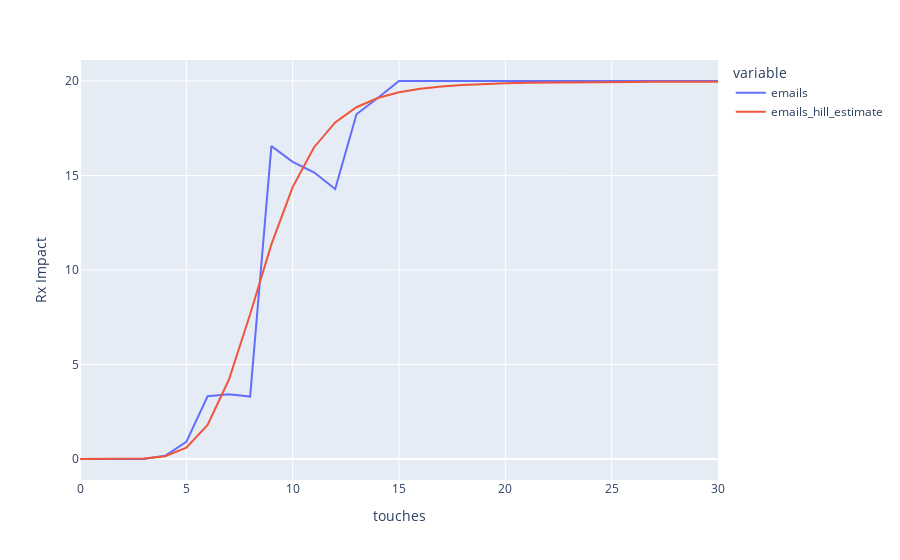

The code cell stored with this chart in its notebook:
### Code cell
response_curves.plot(channel1['resp_df'], 'touches', ['emails', 'emails_hill_estimate'])

### Figure 1 — Plotly figure (JSON) as saved in the notebook; plotly's stock layout.template omitted (floating-point values rounded to 4 significant figures)
{"data": [{"hovertemplate": "variable=emails<br>touches=%{x}<br>value=%{y}<extra></extra>", "legendgroup": "emails", "line": {"color": "#636efa", "dash": "solid"}, "marker": {"symbol": "circle"}, "mode": "lines", "name": "emails", "orientation": "v", "showlegend": true, "type": "scatter", "x": [0, 1, 2, 3, 4, 5, 6, 7, 8, 9, 10, 11, 12, 13, 14, 15, 16, 17, 18, 19, 20, 21, 22, 23, 24, 25, 26, 27, 28, 29, 30], "xaxis": "x", "y": [0, 0, 0, 0, 0.172, 0.9083, 3.321, 3.423, 3.302, 16.55, 15.72, 15.17, 14.28, 18.24, 19.1, 20.0, 20.0, 20.0, 20.0, 20.0, 20.0, 20.0, 20.0, 20.0, 20.0, 20.0, 20.0, 20.0, 20.0, 20.0, 20.0], "yaxis": "y"}, {"hovertemplate": "variable=emails_hill_estimate<br>touches=%{x}<br>value=%{y}<extra></extra>", "legendgroup": "emails_hill_estimate", "line": {"color": "#EF553B", "dash": "solid"}, "marker": {"symbol": "circle"}, "mode": "lines", "name": "emails_hill_estimate", "orientation": "v", "showlegend": true, "type": "scatter", "x": [0, 1, 2, 3, 4, 5, 6, 7, 8, 9, 10, 11, 12, 13, 14, 15, 16, 17, 18, 19, 20, 21, 22, 23, 24, 25, 26, 27, 28, 29, 30], "xaxis": "x", "y": [0, 2.196e-05, 0.001816, 0.024, 0.1491, 0.6034, 1.808, 4.192, 7.658, 11.35, 14.39, 16.48, 17.8, 18.61, 19.1, 19.4, 19.59, 19.71, 19.78, 19.84, 19.87, 19.9, 19.92, 19.93, 19.94, 19.94, 19.95, 19.95, 19.96, 19.96, 19.96], "yaxis": "y"}], "layout": {"legend": {"title": {"text": "variable"}, "tracegroupgap": 0}, "margin": {"t": 60}, "xaxis": {"anchor": "y", "domain": [0, 1], "title": {"text": "touches"}}, "yaxis": {"anchor": "x", "domain": [0, 1], "title": {"text": "Rx Impact"}}}}
